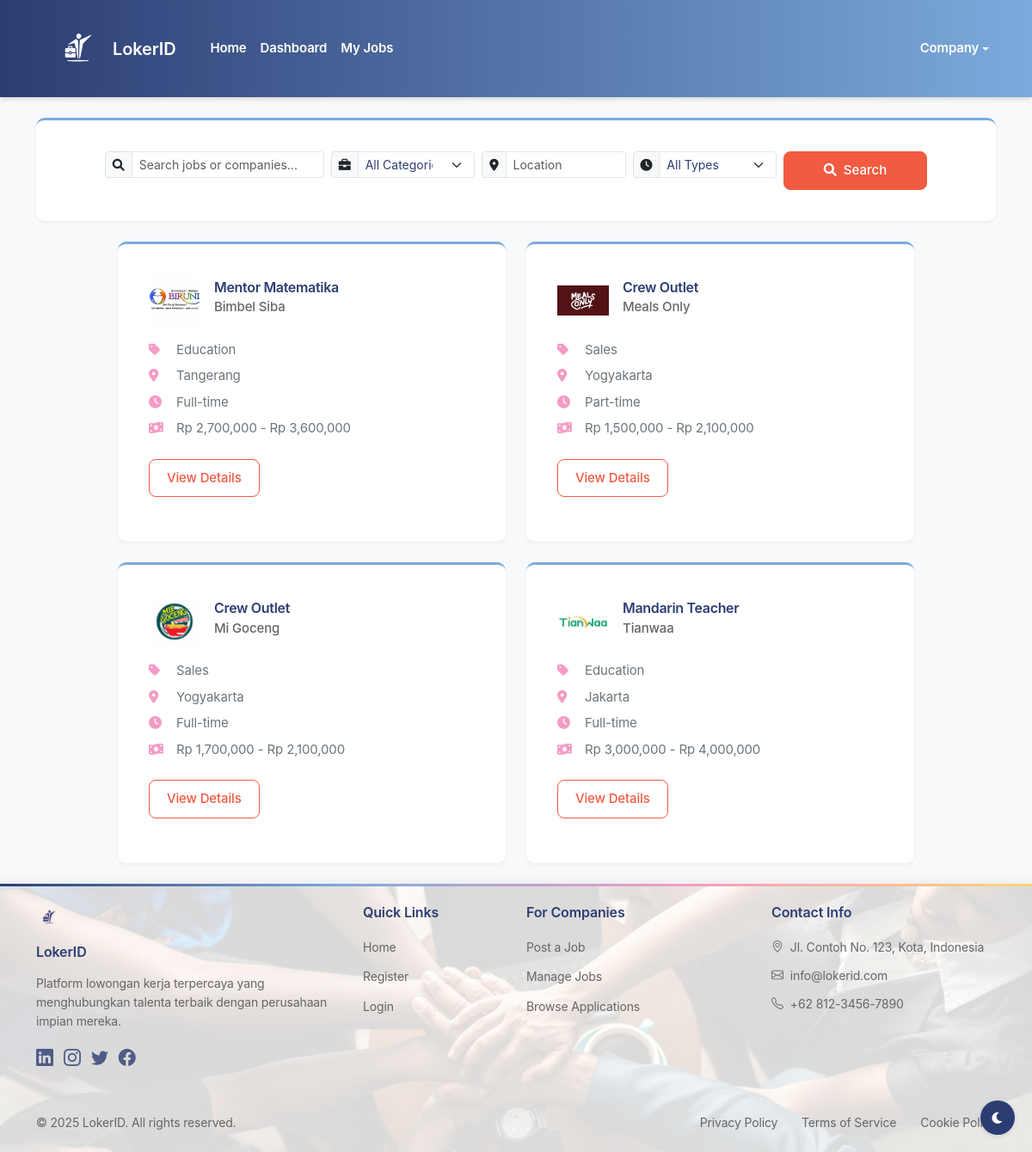
Screenshot of / (signed in) with the database file from the repository.
### tables this page shows
CREATE TABLE job_listings (
    id INT PRIMARY KEY AUTO_INCREMENT,
    company_id INT NOT NULL,
    category_id INT NOT NULL,
    title VARCHAR(255) NOT NULL,
    job_type ENUM('Full-time', 'Part-time', 'Remote', 'Freelance') NOT NULL,
    salary_min DECIMAL(12,2),
    salary_max DECIMAL(12,2),
    location TEXT,
    description TEXT NOT NULL,
    requirements TEXT NOT NULL,
    deadline_date DATE NOT NULL,
    created_at TIMESTAMP DEFAULT CURRENT_TIMESTAMP,
    FOREIGN KEY (company_id) REFERENCES companies(id),
    FOREIGN KEY (category_id) REFERENCES job_categories(id)
);

CREATE TABLE companies (
    id INT PRIMARY KEY AUTO_INCREMENT,
    user_id INT NOT NULL,
    company_name VARCHAR(255) NOT NULL,
    logo_path VARCHAR(255),
    location TEXT,
    FOREIGN KEY (user_id) REFERENCES users(id)
);

CREATE TABLE job_categories (
    id INT PRIMARY KEY AUTO_INCREMENT,
    name VARCHAR(100) NOT NULL
);

### index.php (the view, shortened to what this page needs)
<?php
require_once 'config/database.php';
$search = isset($_GET['search']) ? $_GET['search'] : '';
$location = isset($_GET['location']) ? $_GET['location'] : '';
$query = "
    SELECT
        j.*,
        c.company_name,
        c.logo_path,
        cat.name as category_name
    FROM job_listings j
    JOIN companies c ON j.company_id = c.id
    JOIN job_categories cat ON j.category_id = cat.id
    WHERE j.deadline_date >= CURRENT_DATE()
";
$query .= " ORDER BY j.created_at DESC";
$stmt = $conn->prepare($query);
$stmt->execute();
$jobs = $stmt->fetchAll(PDO::FETCH_ASSOC);
?>
<!DOCTYPE html>
<html lang="en">
<head>    <meta charset="UTF-8">
    <link href="https://cdn.jsdelivr.net/npm/bootstrap@5.3.0/dist/css/bootstrap.min.css" rel="stylesheet">
    <link rel="stylesheet" href="https://cdn.jsdelivr.net/npm/bootstrap-icons@1.11.3/font/bootstrap-icons.min.css">
    <link rel="stylesheet" href="https://cdnjs.cloudflare.com/ajax/libs/font-awesome/6.0.0/css/all.min.css">
    <link rel="stylesheet" href="assets/css/style.css">
</head>
<body>
    <?php include 'components/navbar.php'; ?>
    <div class="container mt-4">
        <div class="card mb-4">
            <div class="card-body p-3">
                <form action="" method="GET" class="row g-2 justify-content-center">
                    <div class="col-md-3">
                        <div class="input-group input-group-sm">
                            <span class="input-group-text"><i class="fas fa-search"></i></span>
                            <input type="text" class="form-control" name="search" placeholder="Search jobs or companies..." value="<?php echo htmlspecialchars($search); ?>">
                        </div>
                    </div>
                    <div class="col-md-2">
                        <div class="input-group input-group-sm">
                            <span class="input-group-text"><i class="fas fa-briefcase"></i></span>
                            <select name="category" class="form-select">
                                <option value="">All Categories</option>
                            </select>
                        </div>
                    </div>
                    <div class="col-md-2">
                        <div class="input-group input-group-sm">
                            <span class="input-group-text"><i class="fas fa-map-marker-alt"></i></span>
                            <input type="text" class="form-control" name="location" placeholder="Location" value="<?php echo htmlspecialchars($location); ?>">
                        </div>
                    </div>
                    <div class="col-md-2">
                        <div class="input-group input-group-sm">
                            <span class="input-group-text"><i class="fas fa-clock"></i></span>
                            <select name="job_type" class="form-select">
                                <option value="">All Types</option>
                            </select>
                        </div>
                    </div>
                    <div class="col-md-2">
                        <button type="submit" class="btn btn-primary btn-sm w-100">
                            <i class="fas fa-search me-2"></i>Search
                        </button>
                    </div>
                </form>
            </div>
        </div>
        <div class="row justify-content-center">
            <?php foreach ($jobs as $job): ?>
                <div class="col-md-5 mb-4">
                    <div class="card h-100">
                        <div class="card-body p-3">
                            <div class="d-flex align-items-center mb-3">
                                <img src="<?php echo htmlspecialchars($job['logo_path']); ?>" alt="Company Logo" class="company-logo me-3" style="width: 60px; height: 60px; object-fit: contain;">
                                <div>
                                    <h5 class="card-title mb-1"><?php echo htmlspecialchars($job['title']); ?></h5>
                                    <h6 class="company-name text-muted"><?php echo htmlspecialchars($job['company_name']); ?></h6>
                                </div>
                            </div>
                            <div class="job-info">
                                <p class="mb-2">
                                    <i class="fas fa-tag me-2"></i>
                                    <?php echo htmlspecialchars($job['category_name']); ?>
                                </p>
                                <p class="mb-2">
                                    <i class="fas fa-map-marker-alt me-2"></i>
                                    <?php echo htmlspecialchars($job['location']); ?>
                                </p>
                                <p class="mb-2">
                                    <i class="fas fa-clock me-2"></i>
                                    <?php echo htmlspecialchars($job['job_type']); ?>
                                </p>
                                <?php if ($job['salary_min'] && $job['salary_max']): ?>
                                    <p class="mb-2">
                                        <i class="fas fa-money-bill-wave me-2"></i>
                                        Rp <?php echo number_format($job['salary_min']); ?> -
                                        Rp <?php echo number_format($job['salary_max']); ?>
                                    </p>
                                <?php endif; ?>
                            </div>
                            <a href="job-detail.php?id=<?php echo $job['id']; ?>" class="btn btn-outline-primary mt-3">View Details</a>
                        </div>
                    </div>
                </div>
            <?php endforeach; ?>
        </div>    </div>
    <?php include 'components/footer.php'; ?>
    <button class="theme-toggle" id="themeToggle" title="Toggle Dark/Light Mode">
        <i class="fas fa-moon"></i>
    </button>
</body>
</html>

### assets/css/style.css (style rules this page uses)
:root { --primary: #2C3D73; --secondary: #7CAADC; --accent: #F49CC4; --highlight: #FFD372; --action: #F15B42; --light-bg: #F8F9FB; --border-color: #E2E8F0; --text-primary: #2C3D73; --text-secondary: #666666; --white: #FFFFFF; --card-bg: #FFFFFF; --body-bg: #F8F9FB; --navbar-bg: linear-gradient(to right, var(--primary), var(--secondary)); --shadow-color: rgba(0, 0, 0, 0.1); }
:root { --font-primary: -apple-system, BlinkMacSystemFont, "SF Pro Text", "Segoe UI", Roboto, "Helvetica Neue", Arial, sans-serif; --fs-base: 0.9375rem; --fs-sm: 0.875rem; --fs-lg: 1rem; --fs-xl: 1.125rem; --fs-2xl: 1.25rem; --lh-base: 1.5; --lh-tight: 1.25; }
body { transition: background-color 0.3s ease, color 0.3s ease; background-color: var(--body-bg); color: var(--text-primary); font-family: var(--font-primary); font-weight: 400; font-size: var(--fs-base); line-height: var(--lh-base); letter-spacing: -0.01em; min-height: 100vh; -webkit-font-smoothing: antialiased; -moz-osx-font-smoothing: grayscale; }
* { font-family: inherit; box-sizing: border-box; }
.company-logo { width: 50px; height: 50px; object-fit: cover; border-radius: 8px; }
.card { transition: transform 0.2s ease-in-out; background-color: var(--card-bg); border-color: var(--border-color); box-shadow: 0 2px 4px var(--shadow-color); }
.btn { font-weight: 500; padding: 0.625rem 1.25rem; border-radius: 8px; transition: all 0.2s ease; font-size: var(--fs-base); }
.btn-outline-primary { color: var(--action); border-color: var(--action); background-color: transparent; }
.btn-primary { background-color: var(--action); border-color: var(--action); color: var(--white); }
.job-info { color: #6c757d; }
.job-info i { width: 20px; color: var(--accent); }
.card { border: none; background-color: var(--white); border-radius: 10px; box-shadow: 0 2px 4px rgba(0, 0, 0, 0.05); padding: 1.25rem; margin-bottom: 1rem; border-top: 3px solid var(--secondary); }
.card-title { font-weight: 600; font-size: var(--fs-lg); color: var(--text-primary); margin-bottom: 0.75rem; letter-spacing: -0.02em; }
.job-info p { font-size: var(--fs-base); margin-bottom: 0.5rem; }
.company-name { font-size: var(--fs-base); font-weight: 500; }
.form-control, .form-select { font-size: var(--fs-base); background-color: var(--card-bg); border-color: var(--border-color); color: var(--text-primary); }
.btn { font-size: var(--fs-base); font-weight: 500; }
h5, .h5 { font-size: var(--fs-lg); font-weight: 600; }
h6, .h6 { font-size: var(--fs-base); font-weight: 600; }
.text-muted { color: var(--text-secondary) !important; }
.theme-toggle { position: fixed; bottom: 20px; right: 20px; z-index: 1000; background: var(--primary); color: var(--white); border: none; border-radius: 50%; width: 40px; height: 40px; display: flex; align-items: center; justify-content: center; cursor: pointer; box-shadow: 0 2px 5px var(--shadow-color); transition: all 0.3s ease; }

### rows the page displays
job_listings: company.logo_path (picture), title "Mentor Matematika", company.company_name "Bimbel Siba", category.name "Education", location "Tangerang", job_type "Full-time", salary_min "2,700,000", salary_max "3,600,000"
job_listings: company.logo_path (picture), title "Crew Outlet", company.company_name "Meals Only", category.name "Sales", location "Yogyakarta", job_type "Part-time", salary_min "1,500,000", salary_max "2,100,000"
job_listings: company.logo_path (picture), title "Crew Outlet", company.company_name "Mi Goceng", category.name "Sales", location "Yogyakarta", job_type "Full-time", salary_min "1,700,000", salary_max "2,100,000"
job_listings: company.logo_path (picture), title "Mandarin Teacher", company.company_name "Tianwaa", category.name "Education", location "Jakarta", job_type "Full-time", salary_min "3,000,000", salary_max "4,000,000"

### other values shown
$_SESSION['company_name'] "Company"
